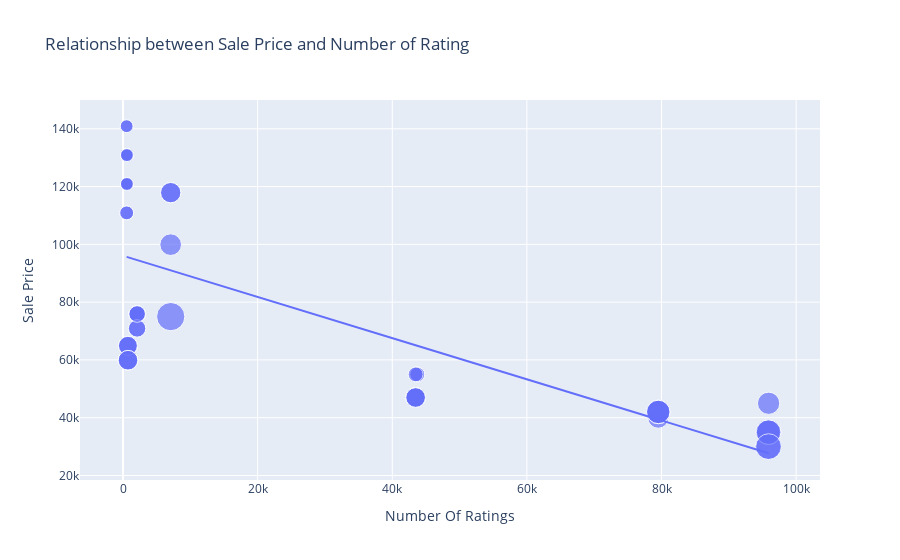

Notebook source saved alongside this figure:
### Markdown cell above
## Q4: What is the relationship between the sale price of iphones and the number of ratings on flipkart?

### Code cell
figure = px.scatter(data_frame = data, x ="Number Of Ratings",
                    y="Sale Price", size="Discount Percentage",
                    trendline="ols",
                    title="Relationship between Sale Price and Number of Rating")
figure.show()

### Figure 1 — Plotly figure (JSON) as saved in the notebook; plotly's stock layout.template omitted (floating-point values rounded to 4 significant figures)
{"data": [{"hovertemplate": "Number Of Ratings=%{x}<br>Sale Price=%{y}<br>Discount Percentage=%{marker.size}<extra></extra>", "legendgroup": "", "marker": {"color": "#636efa", "size": [0, 0, 0, 0, 0, 0, 0, 0, 0, 20, 16, 20, 20, 20, 0, 0, 0, 0, 29, 15, 0, 15, 17, 18, 6, 6, 13, 6, 14, 10, 7, 6, 6, 13, 13, 10, 10, 6, 14, 6, 10, 6, 11, 11, 10, 14, 7, 6, 6, 6, 8, 8, 24, 22, 22, 22, 8, 24, 14, 14, 14, 14], "sizemode": "area", "sizeref": 0.0725, "symbol": "circle"}, "mode": "markers", "name": "", "orientation": "v", "showlegend": false, "type": "scatter", "x": [3431, 3431, 3431, 11202, 11202, 3431, 3431, 11202, 1454, 79512, 79512, 79582, 79512, 79512, 1078, 1078, 1078, 1078, 7088, 7088, 1078, 7088, 7081, 95909, 542, 580, 740, 545, 740, 2101, 545, 580, 580, 730, 730, 2101, 2101, 580, 740, 580, 2092, 545, 2101, 2092, 2101, 740, 545, 580, 580, 580, 43707, 43707, 95807, 95909, 95807, 95909, 43470, 95909, 43470, 43470, 43470, 43470], "xaxis": "x", "y": [49900, 84900, 84900, 77000, 77000, 49900, 49900, 77000, 89900, 41999, 39999, 41999, 41999, 41999, 131900, 117100, 131900, 117100, 74999, 117900, 117100, 117900, 99900, 44999, 140900, 130900, 64900, 120900, 59900, 75900, 110900, 130900, 120900, 64900, 64900, 75900, 75900, 120900, 59900, 120900, 75900, 140900, 70900, 70900, 75900, 59900, 110900, 120900, 130900, 130900, 54999, 54999, 29999, 34999, 34999, 34999, 54999, 29999, 46999, 46999, 46999, 46999], "yaxis": "y"}, {"hovertemplate": "<b>OLS trendline</b><br>Sale Price = -0.712783 * Number Of Ratings + 96054.8<br>R<sup>2</sup>=0.492139<br><br>Number Of Ratings=%{x}<br>Sale Price=%{y} <b>(trend)</b><extra></extra>", "legendgroup": "", "marker": {"color": "#636efa", "symbol": "circle"}, "mode": "lines", "name": "", "showlegend": false, "type": "scatter", "x": [542, 545, 545, 545, 545, 580, 580, 580, 580, 580, 580, 580, 580, 730, 730, 740, 740, 740, 740, 1078, 1078, 1078, 1078, 1078, 1454, 2092, 2092, 2101, 2101, 2101, 2101, 2101, 3431, 3431, 3431, 3431, 3431, 7081, 7088, 7088, 7088, 11202, 11202, 11202, 43470, 43470, 43470, 43470, 43470, 43707, 43707, 79512, 79512, 79512, 79512, 79582, 95807, 95807, 95909, 95909, 95909, 95909], "xaxis": "x", "y": [95670.0, 95670.0, 95670.0, 95670.0, 95670.0, 95640.0, 95640.0, 95640.0, 95640.0, 95640.0, 95640.0, 95640.0, 95640.0, 95530.0, 95530.0, 95530.0, 95530.0, 95530.0, 95530.0, 95290.0, 95290.0, 95290.0, 95290.0, 95290.0, 95020.0, 94560.0, 94560.0, 94560.0, 94560.0, 94560.0, 94560.0, 94560.0, 93610.0, 93610.0, 93610.0, 93610.0, 93610.0, 91010.0, 91000.0, 91000.0, 91000.0, 88070.0, 88070.0, 88070.0, 65070.0, 65070.0, 65070.0, 65070.0, 65070.0, 64900.0, 64900.0, 39380.0, 39380.0, 39380.0, 39380.0, 39330.0, 27770.0, 27770.0, 27690.0, 27690.0, 27690.0, 27690.0], "yaxis": "y"}], "layout": {"legend": {"itemsizing": "constant", "tracegroupgap": 0}, "title": {"text": "Relationship between Sale Price and Number of Rating"}, "xaxis": {"anchor": "y", "domain": [0, 1], "title": {"text": "Number Of Ratings"}}, "yaxis": {"anchor": "x", "domain": [0, 1], "title": {"text": "Sale Price"}}}}
